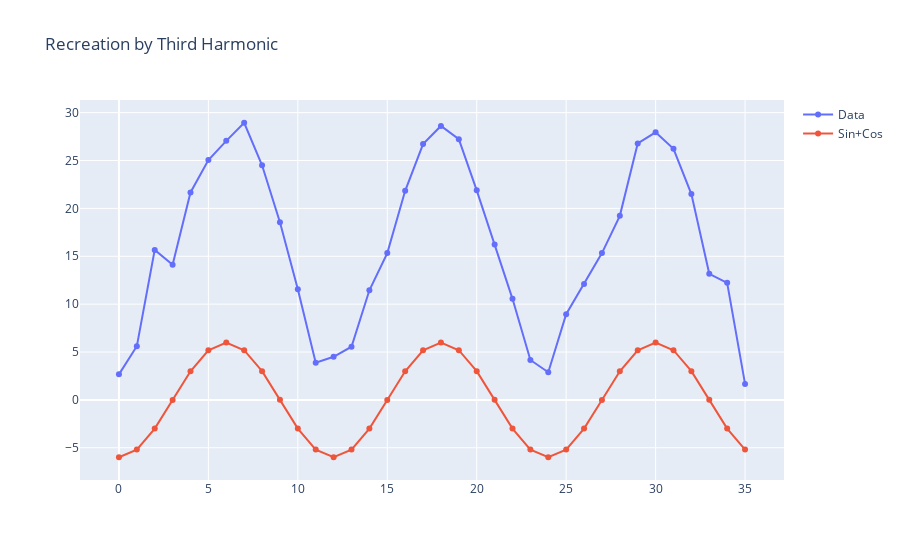

The code cell stored with this chart in its notebook:
### Code cell
re3sin = -0.129 / 36 * np.sin(2*np.pi* 3 * okci/36)
re3cos = -215.62 / 36 * np.cos(2*np.pi* 3 * okci/36)

# Create a trace
trace3re = go.Scatter(
    x = okci,
    y = re3sin + re3cos,
    mode = 'lines+markers',
    name = 'Sin+Cos'
)
fig = go.Figure(
    data=[tracedata, trace3re],
    layout_title_text="Recreation by Third Harmonic"
)

fig.show()

### Figure 1 — Plotly figure (JSON) as saved in the notebook; plotly's stock layout.template omitted (floating-point values rounded to 4 significant figures)
{"data": [{"mode": "lines+markers", "name": "Data", "type": "scatter", "x": [0, 1, 2, 3, 4, 5, 6, 7, 8, 9, 10, 11, 12, 13, 14, 15, 16, 17, 18, 19, 20, 21, 22, 23, 24, 25, 26, 27, 28, 29, 30, 31, 32, 33, 34, 35], "y": [2.667, 5.611, 15.67, 14.11, 21.67, 25.06, 27.06, 28.94, 24.5, 18.56, 11.56, 3.889, 4.5, 5.556, 11.44, 15.33, 21.83, 26.72, 28.61, 27.22, 21.89, 16.22, 10.56, 4.167, 2.889, 8.944, 12.11, 15.33, 19.22, 26.78, 27.94, 26.22, 21.5, 13.17, 12.22, 1.667]}, {"mode": "lines+markers", "name": "Sin+Cos", "type": "scatter", "x": [0, 1, 2, 3, 4, 5, 6, 7, 8, 9, 10, 11, 12, 13, 14, 15, 16, 17, 18, 19, 20, 21, 22, 23, 24, 25, 26, 27, 28, 29, 30, 31, 32, 33, 34, 35], "y": [-5.989, -5.189, -2.998, -0.003583, 2.992, 5.185, 5.989, 5.189, 2.998, 0.003583, -2.992, -5.185, -5.989, -5.189, -2.998, -0.003583, 2.992, 5.185, 5.989, 5.189, 2.998, 0.003583, -2.992, -5.185, -5.989, -5.189, -2.998, -0.003583, 2.992, 5.185, 5.989, 5.189, 2.998, 0.003583, -2.992, -5.185]}], "layout": {"autosize": true, "title": {"text": "Recreation by Third Harmonic"}, "xaxis": {"autorange": true, "range": [-2.116, 37.12], "type": "linear"}, "yaxis": {"autorange": true, "range": [-8.548, 31.5], "type": "linear"}}}
